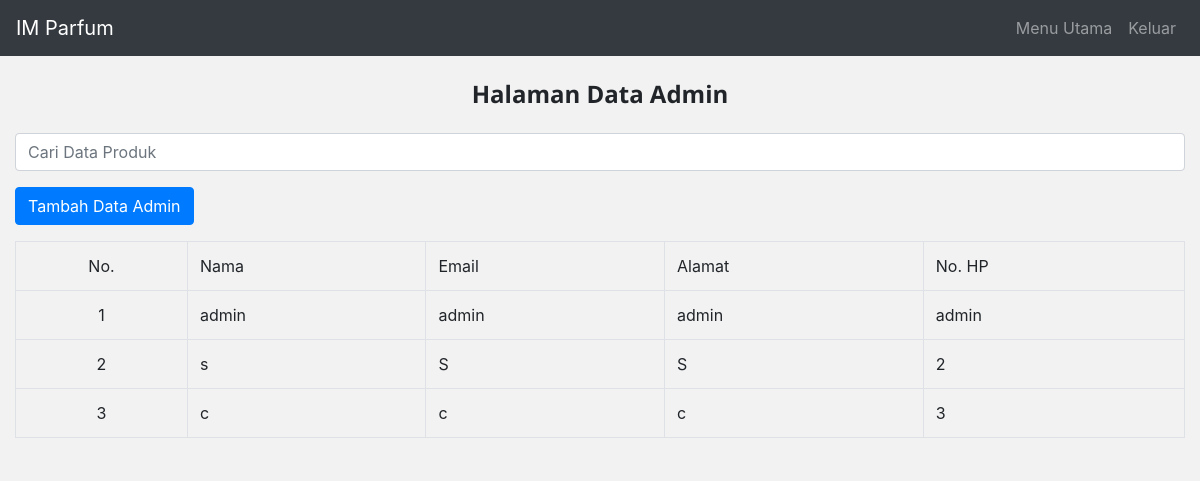
Screenshot of /admin/data-admin.php with the database file from the repository.
### tables this page shows
CREATE TABLE `users` (
  `id` int(11) NOT NULL,
  `username` varchar(50) NOT NULL,
  `email` varchar(250) NOT NULL,
  `password` varchar(250) NOT NULL,
  `alamat` varchar(250) NOT NULL,
  `no_hp` varchar(250) NOT NULL,
  `level` varchar(250) NOT NULL
);

### admin/data-admin.php (the view, shortened to what this page needs)
<?php
include_once '../core/core.php';
function query($query){
    global $conn;
    $result = mysqli_query($conn, $query);
    $rows = [];
    while ($row = mysqli_fetch_assoc($result)) {
        $rows[] = $row;
    }
    return $rows;
}
$dataproduk = query("SELECT * FROM `users` where level = 'admin'");
?>
<!DOCTYPE html>
<html lang="en">
<head>
    <link rel="stylesheet" href="https://maxcdn.bootstrapcdn.com/bootstrap/4.5.0/css/bootstrap.min.css">
    <link rel="stylesheet" href="../asset/style.css">
    <link rel="stylesheet" type="text/css" href="../asset/icons/font/flaticon.css">
</head>
<body>
    <nav class="navbar navbar-expand-md bg-dark navbar-dark">
        <a class="navbar-brand" href="index.php">IM Parfum</a>
        <div class="collapse navbar-collapse" id="collapsibleNavbar">
            <ul class="navbar-nav ml-auto">
                <li class="nav-item">
                    <a class="nav-link" href="index.php">Menu Utama</a>
                </li>
                <li class="nav-item">
                    <a class="nav-link" href="logout.php">Keluar</a>
                </li>
            </ul>
        </div>
    </nav>
    <h4 class="display-5 pt-4 text-center" style="font-family: 'Open Sans', sans-serif; font-weight: bold;"> Halaman Data Admin</h4>
    <div class="container-fluid mt-4">
        <form action="" method="post">
            <input name="keyword" id="keyword" autofocus autocomplete="off" class="form-control mb-3" type="text" placeholder="Cari Data Produk">
        </form>
        <a href="tambah-data-admin.php" >
        <button type="button" class="btn btn-primary mb-3 ">Tambah Data Admin</button>
        </a>
        <div class="table-responsive">
            <div id="container">
                <table class="table table-bordered">
                    <tr>
                        <td align="center">No. </td>
                        <td>Nama</td>
                        <td>Email</td>
                        <td> Alamat </td>
                        <td>No. HP</td>
                    </tr>
                    <?php $i = 1; ?>
                    <?php foreach ($dataproduk as $produk) : ?>
                        <tr>
                            <td align="center"> <?= $i ?></td>
                            <td><?= $produk["username"]; ?></td>
                            <td><?= $produk["email"]; ?></td>
                            <td><?= $produk["alamat"]; ?> </td>
                            <td> <?= $produk["no_hp"]; ?></td>
                        </tr>
                        <?php $i++; ?>
                    <?php endforeach; ?>
                </table>
            </div>
        </div>
    </div>
</body>
</html>

### asset/style.css (style rules this page uses)
body, html { height: 100%; margin: 0; padding: 0; background-color: #f2f2f2; }
.container-fluid.mt-4 { background-color: #f2f2f2; }

### admin/data-admin.php (style rules this page uses)
body { background-color: #f2f2f2; }
.container-fluid.mt-4 { background-color: #f2f2f2; }

### rows the page displays
users: username "admin", email "admin", alamat "admin", no_hp "admin"
users: username "s", email "S", alamat "S", no_hp "2"
users: username "c", email "c", alamat "c", no_hp "3"
